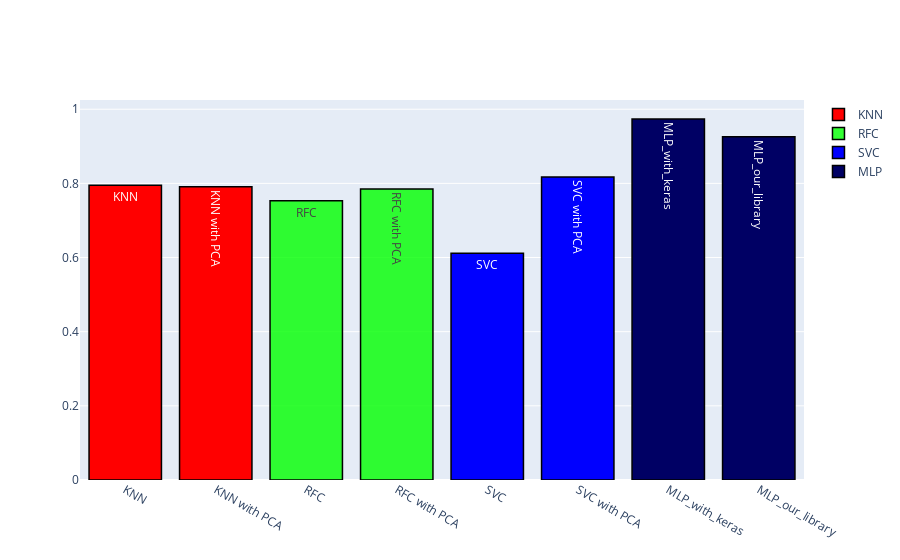

Notebook cell for this chart:
### Code cell
import plotly
d1 = {'methods': ['KNN'],'scores':[0.795]}
df1=pd.DataFrame(d1)
d1 = {'methods': 'KNN with PCA','scores':0.791 }
df1=df1.append(d1,ignore_index=True)

d2 = {'methods': ['RFC'],'scores':[0.7532]}
df2=pd.DataFrame(d2)
d2 = {'methods': 'RFC with PCA','scores':0.7849 }
df2=df2.append(d2,ignore_index=True)

d3 = {'methods': ['SVC'],'scores':[0.611277]}
df3=pd.DataFrame(d3)
d3 = {'methods': 'SVC with PCA','scores':0.8169 }
df3=df3.append(d3,ignore_index=True)

d4 = {'methods': ['MLP_with_keras'],'scores':[0.9736]}
df4=pd.DataFrame(d4)
d4 = {'methods': 'MLP_our_library','scores':0.926
 }
df4=df4.append(d4,ignore_index=True)

# prepare data frames

# import graph objects as "go"
import plotly.graph_objs as go
# create trace1 
trace1 = go.Bar(
                x = df1.methods,
                y = df1.scores,
                name = "KNN",
                marker = dict(color = 'rgba(255, 0, 0, 1)',
                             line=dict(color='rgb(0,0,0)',width=1.5)),
                text = df1.methods)
trace3 = go.Bar(
                x = df2.methods,
                y = df2.scores,
                name = "RFC",
                marker = dict(color = 'rgba(0, 256, 0, .8)',
                             line=dict(color='rgb(0,0,0)',width=1.5)),
                text = df2.methods)
# create trace2 
trace2 = go.Bar(
                x = df3.methods,
                y = df3.scores,
                name = "SVC",
                marker = dict(color = 'rgba(0, 0, 256, 1)',
                              line=dict(color='rgb(0,0,0)',width=1.5)),
                text = df3.methods)
trace4 = go.Bar(
                x = df4.methods,
                y = df4.scores,
                name = "MLP",
                marker = dict(color = 'rgba(0, 0, 100, 1)',
                              line=dict(color='rgb(0,0,0)',width=1.5)),
                text = df4.methods)
data = [trace1,trace3, trace2,trace4]
layout = go.Layout(barmode = "group")
fig = go.Figure(data = data, layout = layout)
fig

### Figure 1 — Plotly figure (JSON) as saved in the notebook; plotly's stock layout.template omitted (floating-point values rounded to 4 significant figures)
{"data": [{"marker": {"color": "rgba(255, 0, 0, 1)", "line": {"color": "rgb(0,0,0)", "width": 1.5}}, "name": "KNN", "text": ["KNN", "KNN with PCA"], "type": "bar", "x": ["KNN", "KNN with PCA"], "y": [0.795, 0.791]}, {"marker": {"color": "rgba(0, 256, 0, .8)", "line": {"color": "rgb(0,0,0)", "width": 1.5}}, "name": "RFC", "text": ["RFC", "RFC with PCA"], "type": "bar", "x": ["RFC", "RFC with PCA"], "y": [0.7532, 0.7849]}, {"marker": {"color": "rgba(0, 0, 256, 1)", "line": {"color": "rgb(0,0,0)", "width": 1.5}}, "name": "SVC", "text": ["SVC", "SVC with PCA"], "type": "bar", "x": ["SVC", "SVC with PCA"], "y": [0.6113, 0.8169]}, {"marker": {"color": "rgba(0, 0, 100, 1)", "line": {"color": "rgb(0,0,0)", "width": 1.5}}, "name": "MLP", "text": ["MLP_with_keras", "MLP_our_library"], "type": "bar", "x": ["MLP_with_keras", "MLP_our_library"], "y": [0.9736, 0.926]}], "layout": {"barmode": "group"}}
